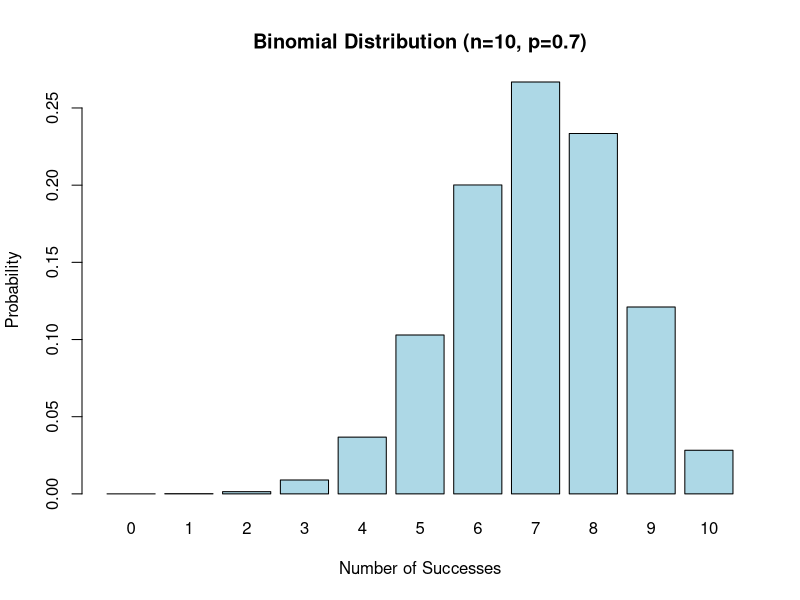
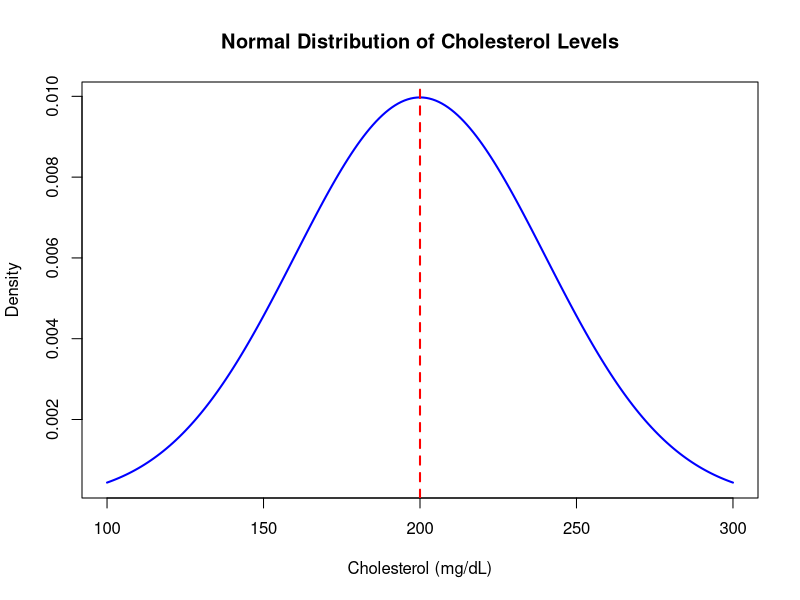
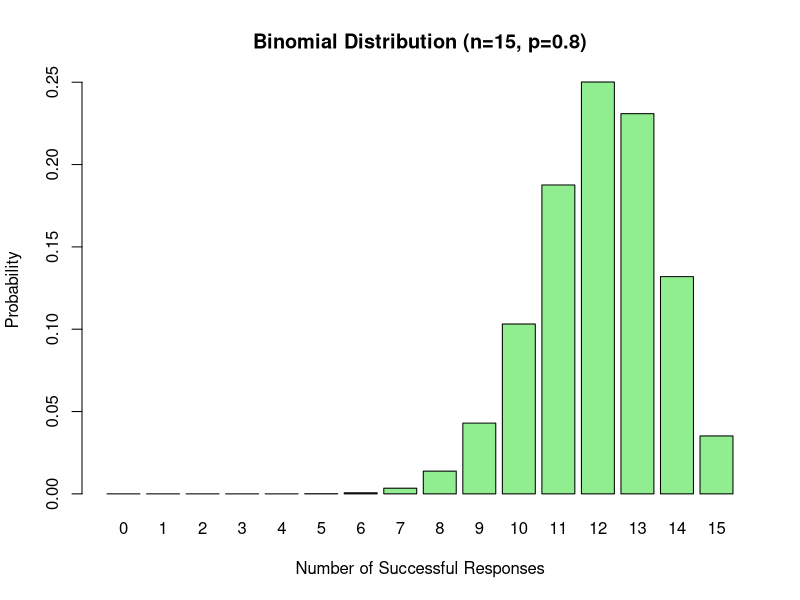
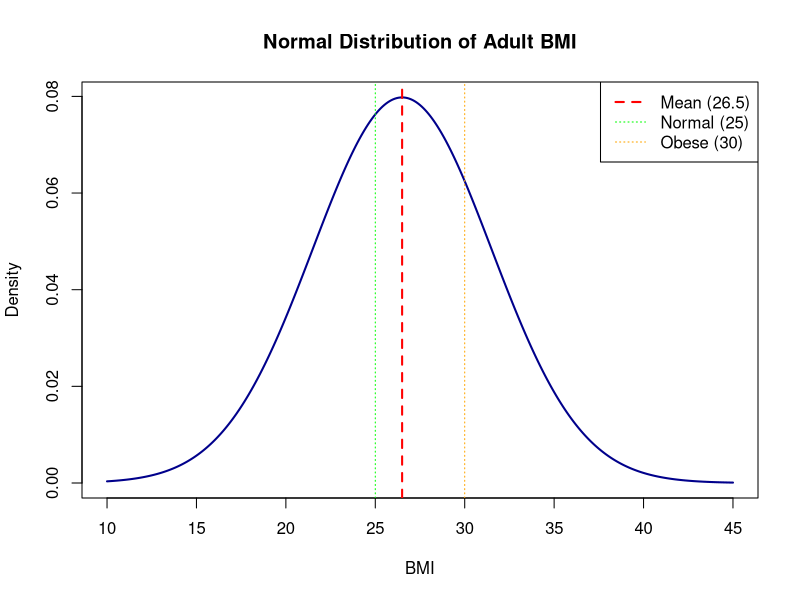

Write R code to recreate these figures, in order.
# ============================================================================
# H524 Introduction to Biostatistics - Fall 2025
# Week 2 Lab Answer Key
# R Basics and Introduction to Probability
# ============================================================================

# ============================================================================
# PART 1: R AS A CALCULATOR
# ============================================================================

# Exercise 1.1: Basic Arithmetic (examples from lab)
# ----------------------------------------------------------------------------

# Addition
5 + 3

# Subtraction
10 - 4

# Multiplication
6 * 7

# Division
20 / 4

# Exponentiation (power)
2^3

# Order of operations (PEMDAS applies!)
(5 + 3) * 2

# Square root
sqrt(16)

# Absolute value
abs(-10)

# TRY IT YOURSELF: Average of three blood pressure readings
# ----------------------------------------------------------------------------
(120 + 140 + 135) / 3


# Exercise 1.2: Storing Values in Variables (examples from lab)
# ----------------------------------------------------------------------------

# Store a single number
age <- 45
age

# Store a calculation result
bmi_numerator <- 75  # weight in kg
bmi_denominator <- 1.7^2  # height in meters, squared
bmi <- bmi_numerator / bmi_denominator
bmi

# Round to 1 decimal place
round(bmi, 1)

# PRACTICE: Mean arterial pressure approximation
# ----------------------------------------------------------------------------
systolic_bp <- 120
diastolic_bp <- 80
mean_arterial_pressure <- (systolic_bp + diastolic_bp) / 2
mean_arterial_pressure


# ============================================================================
# PART 2: WORKING WITH VECTORS
# ============================================================================

# Exercise 2.1: Creating Vectors (examples from lab)
# ----------------------------------------------------------------------------

# Ages of 5 patients
ages <- c(25, 34, 45, 52, 38)
ages

# How many patients?
length(ages)

# What's the average age?
mean(ages)

# What's the oldest patient's age?
max(ages)

# What's the youngest?
min(ages)


# Exercise 2.2: More Vector Operations (examples from lab)
# ----------------------------------------------------------------------------

# Systolic blood pressure readings from 7 patients
systolic_bp <- c(120, 135, 142, 118, 160, 125, 138)

# Basic statistics
mean(systolic_bp)
median(systolic_bp)
sd(systolic_bp)  # standard deviation
min(systolic_bp)
max(systolic_bp)
range(systolic_bp)  # gives min and max

# Sort the values
sort(systolic_bp)

# How many readings?
length(systolic_bp)

# Sum of all readings
sum(systolic_bp)

# PRACTICE: Cholesterol readings analysis
# ----------------------------------------------------------------------------
cholesterol <- c(180, 220, 195, 240, 175, 210)
mean(cholesterol)
median(cholesterol)
sd(cholesterol)


# Exercise 2.3: Accessing Specific Values (examples from lab)
# ----------------------------------------------------------------------------

# Our blood pressure data
systolic_bp <- c(120, 135, 142, 118, 160, 125, 138)

# Get the first value
systolic_bp[1]

# Get the third value
systolic_bp[3]

# Get the last value
systolic_bp[length(systolic_bp)]

# Get the first three values
systolic_bp[1:3]

# Get values in positions 2, 4, and 6
systolic_bp[c(2, 4, 6)]


# ============================================================================
# PART 3: CREATING DATA FRAMES
# ============================================================================

# Exercise 3.1: Building a Simple Data Frame (examples from lab)
# ----------------------------------------------------------------------------

# Create a small clinical trial dataset
patient_data <- data.frame(
  patient_id = c(1, 2, 3, 4, 5),
  age = c(45, 52, 38, 61, 47),
  gender = c("M", "F", "F", "M", "M"),
  systolic_bp = c(120, 135, 142, 118, 160),
  has_diabetes = c(FALSE, TRUE, FALSE, TRUE, FALSE)
)

# View the data
patient_data

# Look at the structure
str(patient_data)

# Get summary statistics
summary(patient_data)


# Exercise 3.2: Accessing Data Frame Columns (examples from lab)
# ----------------------------------------------------------------------------

# Access a column using $
patient_data$age
patient_data$systolic_bp

# Calculate mean age
mean(patient_data$age)

# Calculate mean blood pressure
mean(patient_data$systolic_bp)

# Count how many have diabetes
sum(patient_data$has_diabetes)

# What proportion have diabetes?
mean(patient_data$has_diabetes)


# ============================================================================
# PART 4: INTRODUCTION TO PROBABILITY IN R
# ============================================================================

# Exercise 4.1: Simple Probability Calculations (examples from lab)
# ----------------------------------------------------------------------------

# Total patients
total_patients <- 100

# Patients with diabetes
diabetes_patients <- 15

# Probability of diabetes
prob_diabetes <- diabetes_patients / total_patients
prob_diabetes

# Convert to percentage
prob_diabetes * 100

# Probability of NOT having diabetes
prob_no_diabetes <- 1 - prob_diabetes
prob_no_diabetes


# Exercise 4.2: Creating a 2x2 Table (examples from lab)
# ----------------------------------------------------------------------------

# Create a 2x2 table (matrix in R)
# Rows: Disease status (Yes/No)
# Columns: Test result (Positive/Negative)

test_results <- matrix(
  c(85, 5,    # Disease Yes: 85 test+, 5 test-
    10, 900), # Disease No: 10 test+, 900 test-
  nrow = 2,
  byrow = TRUE,
  dimnames = list(
    Disease = c("Yes", "No"),
    Test = c("Positive", "Negative")
  )
)

# View the table
test_results

# Add row and column totals
addmargins(test_results)


# Exercise 4.3: Calculating Sensitivity and Specificity (examples from lab)
# ----------------------------------------------------------------------------

# From our table above:
# True Positives (TP): disease Yes, test Positive
TP <- test_results[1, 1]

# False Negatives (FN): disease Yes, test Negative
FN <- test_results[1, 2]

# False Positives (FP): disease No, test Positive
FP <- test_results[2, 1]

# True Negatives (TN): disease No, test Negative
TN <- test_results[2, 2]

# Sensitivity: Pr(Test+ | Disease+)
sensitivity <- TP / (TP + FN)
cat("Sensitivity:", round(sensitivity * 100, 1), "%\n")

# Specificity: Pr(Test- | Disease-)
specificity <- TN / (TN + FP)
cat("Specificity:", round(specificity * 100, 1), "%\n")

# Positive Predictive Value: Pr(Disease+ | Test+)
PPV <- TP / (TP + FP)
cat("PPV:", round(PPV * 100, 1), "%\n")

# Negative Predictive Value: Pr(Disease- | Test-)
NPV <- TN / (TN + FN)
cat("NPV:", round(NPV * 100, 1), "%\n")


# ============================================================================
# PART 5: PROBABILITY DISTRIBUTIONS IN R
# ============================================================================

# Exercise 5.1: Binomial Distribution (examples from lab)
# ----------------------------------------------------------------------------

# Scenario: A treatment has a 70% success rate. We treat 10 patients.

# Probability of exactly 7 successes
dbinom(7, size = 10, prob = 0.7)

# Probability of 7 OR MORE successes
# Method 1: Add them up
dbinom(7, 10, 0.7) + dbinom(8, 10, 0.7) +
  dbinom(9, 10, 0.7) + dbinom(10, 10, 0.7)

# Method 2: Use pbinom (much easier!)
pbinom(6, size = 10, prob = 0.7, lower.tail = FALSE)

# Expected number of successes
expected <- 10 * 0.7
expected

# Visualize the distribution
x <- 0:10  # Possible number of successes
probs <- dbinom(x, size = 10, prob = 0.7)

barplot(probs,
        names.arg = x,
        xlab = "Number of Successes",
        ylab = "Probability",
        main = "Binomial Distribution (n=10, p=0.7)",
        col = "lightblue")


# Exercise 5.2: Normal Distribution (examples from lab)
# ----------------------------------------------------------------------------

# Scenario: Adult cholesterol levels are normally distributed with mean 200 mg/dL and SD 40 mg/dL.

# What proportion have cholesterol < 240 mg/dL?
pnorm(240, mean = 200, sd = 40)

# What proportion have cholesterol > 240 mg/dL?
pnorm(240, mean = 200, sd = 40, lower.tail = FALSE)

# What proportion have cholesterol between 180 and 220?
pnorm(220, 200, 40) - pnorm(180, 200, 40)

# What cholesterol level is at the 90th percentile?
qnorm(0.90, mean = 200, sd = 40)

# Visualize the distribution
x_values <- seq(100, 300, by = 1)
y_values <- dnorm(x_values, mean = 200, sd = 40)

plot(x_values, y_values,
     type = "l",
     xlab = "Cholesterol (mg/dL)",
     ylab = "Density",
     main = "Normal Distribution of Cholesterol Levels",
     col = "blue",
     lwd = 2)

# Add vertical line at the mean
abline(v = 200, col = "red", lty = 2, lwd = 2)


# ============================================================================
# PRACTICE PROBLEMS - SOLUTIONS
# ============================================================================

# ----------------------------------------------------------------------------
# PROBLEM 1: Blood Pressure Analysis
# ----------------------------------------------------------------------------
# Seven patients have the following systolic blood pressure readings:
# 115, 128, 142, 135, 120, 155, 138.

# a) Create a vector with these values
bp_readings <- c(115, 128, 142, 135, 120, 155, 138)

# b) Calculate the mean, median, and standard deviation
mean(bp_readings)
median(bp_readings)
sd(bp_readings)

# c) How many patients have high blood pressure (>= 140 mmHg)?
sum(bp_readings >= 140)

# d) What proportion have high blood pressure?
mean(bp_readings >= 140)
# OR
sum(bp_readings >= 140) / length(bp_readings)


# ----------------------------------------------------------------------------
# PROBLEM 2: Diagnostic Test
# ----------------------------------------------------------------------------
# A rapid flu test was given to 500 patients. The results were:
# - 40 patients had the flu and tested positive
# - 5 patients had the flu and tested negative
# - 30 patients didn't have the flu but tested positive
# - 425 patients didn't have the flu and tested negative

# a) Create a 2x2 matrix with these results
flu_test <- matrix(
  c(40, 5,      # Flu Yes: 40 test+, 5 test-
    30, 425),   # Flu No: 30 test+, 425 test-
  nrow = 2,
  byrow = TRUE,
  dimnames = list(
    Flu = c("Yes", "No"),
    Test = c("Positive", "Negative")
  )
)

flu_test
addmargins(flu_test)

# b) Calculate the sensitivity
TP <- flu_test[1, 1]  # 40
FN <- flu_test[1, 2]  # 5
sensitivity <- TP / (TP + FN)
cat("Sensitivity:", round(sensitivity * 100, 1), "%\n")
# Answer: 88.9%

# c) Calculate the specificity
TN <- flu_test[2, 2]  # 425
FP <- flu_test[2, 1]  # 30
specificity <- TN / (TN + FP)
cat("Specificity:", round(specificity * 100, 1), "%\n")
# Answer: 93.4%

# d) Calculate the PPV (positive predictive value)
PPV <- TP / (TP + FP)
cat("PPV:", round(PPV * 100, 1), "%\n")
# Answer: 57.1%


# ----------------------------------------------------------------------------
# PROBLEM 3: Treatment Success
# ----------------------------------------------------------------------------
# A new medication has an 80% success rate. A clinic treats 15 patients with
# this medication.

# a) What is the probability that exactly 12 patients respond successfully?
dbinom(12, size = 15, prob = 0.8)
# Answer: 0.2501

# b) What is the probability that at least 12 patients respond successfully?
pbinom(11, size = 15, prob = 0.8, lower.tail = FALSE)
# OR
sum(dbinom(12:15, size = 15, prob = 0.8))
# Answer: 0.6020

# c) What is the expected number of successful responses?
expected_successes <- 15 * 0.8
expected_successes
# Answer: 12

# d) Create a barplot showing the probability distribution
x <- 0:15
probs <- dbinom(x, size = 15, prob = 0.8)

barplot(probs,
        names.arg = x,
        xlab = "Number of Successful Responses",
        ylab = "Probability",
        main = "Binomial Distribution (n=15, p=0.8)",
        col = "lightgreen")


# ----------------------------------------------------------------------------
# PROBLEM 4: BMI Distribution
# ----------------------------------------------------------------------------
# Adult BMI is normally distributed with mean 26.5 and standard deviation 5.

# a) What proportion of adults have BMI < 25 (normal weight)?
pnorm(25, mean = 26.5, sd = 5)
# Answer: 0.3821

# b) What proportion have BMI >= 30 (obese)?
pnorm(30, mean = 26.5, sd = 5, lower.tail = FALSE)
# Answer: 0.2420

# c) What BMI value represents the 75th percentile?
qnorm(0.75, mean = 26.5, sd = 5)
# Answer: 29.87

# d) Plot the normal distribution curve
x_values <- seq(10, 45, by = 0.1)
y_values <- dnorm(x_values, mean = 26.5, sd = 5)

plot(x_values, y_values,
     type = "l",
     xlab = "BMI",
     ylab = "Density",
     main = "Normal Distribution of Adult BMI",
     col = "darkblue",
     lwd = 2)

# Add vertical line at the mean
abline(v = 26.5, col = "red", lty = 2, lwd = 2)

# Add vertical lines at BMI thresholds
abline(v = 25, col = "green", lty = 3, lwd = 1)  # Normal/Overweight cutoff
abline(v = 30, col = "orange", lty = 3, lwd = 1)  # Overweight/Obese cutoff

legend("topright",
       legend = c("Mean (26.5)", "Normal (25)", "Obese (30)"),
       col = c("red", "green", "orange"),
       lty = c(2, 3, 3),
       lwd = c(2, 1, 1))


# ============================================================================
# SAVE WORKSPACE
# ============================================================================

save.image("week2_lab_answer_key.RData")

cat("\n============================================\n")
cat("Week 2 Lab Answer Key - Complete!\n")
cat("============================================\n")
